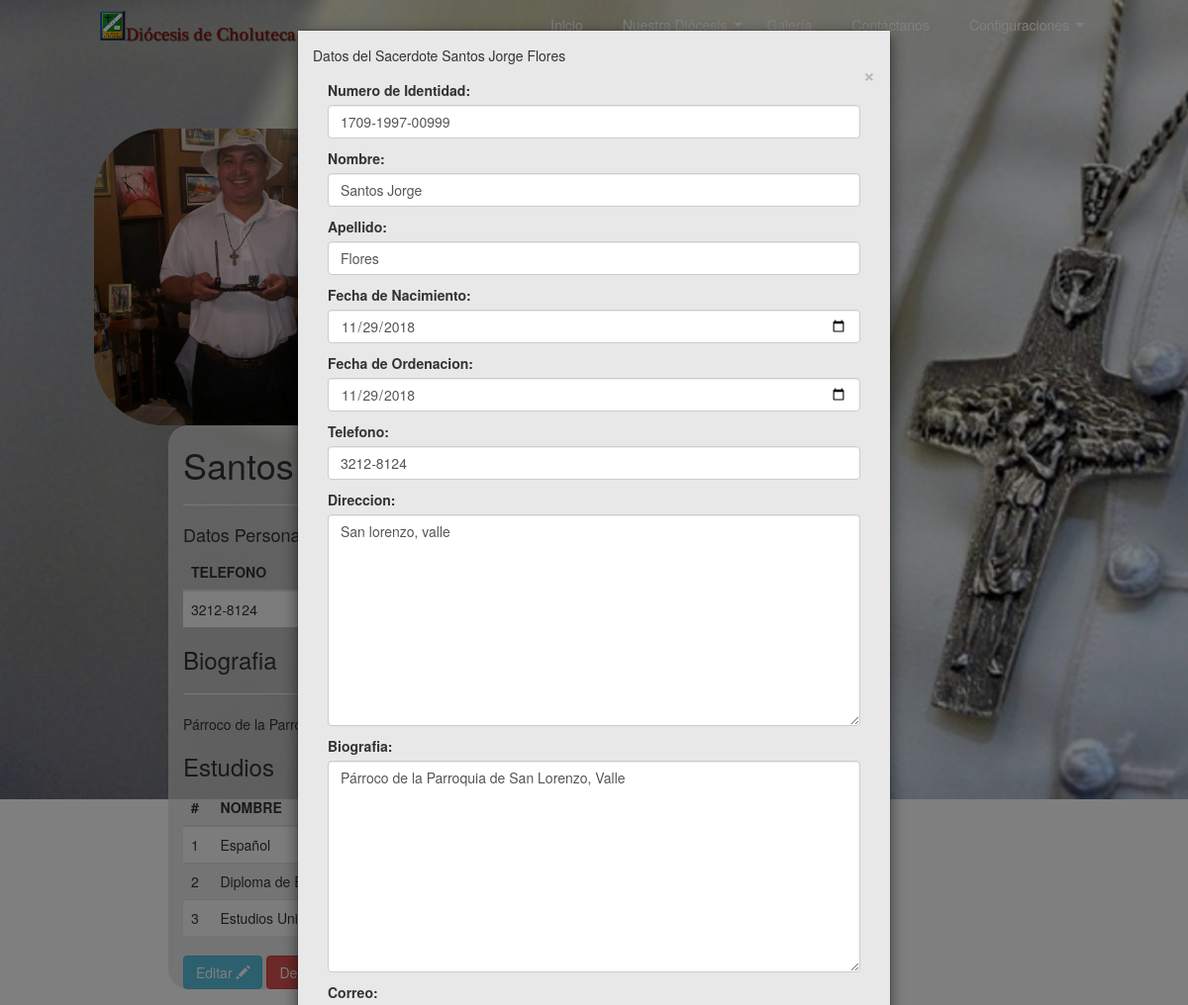
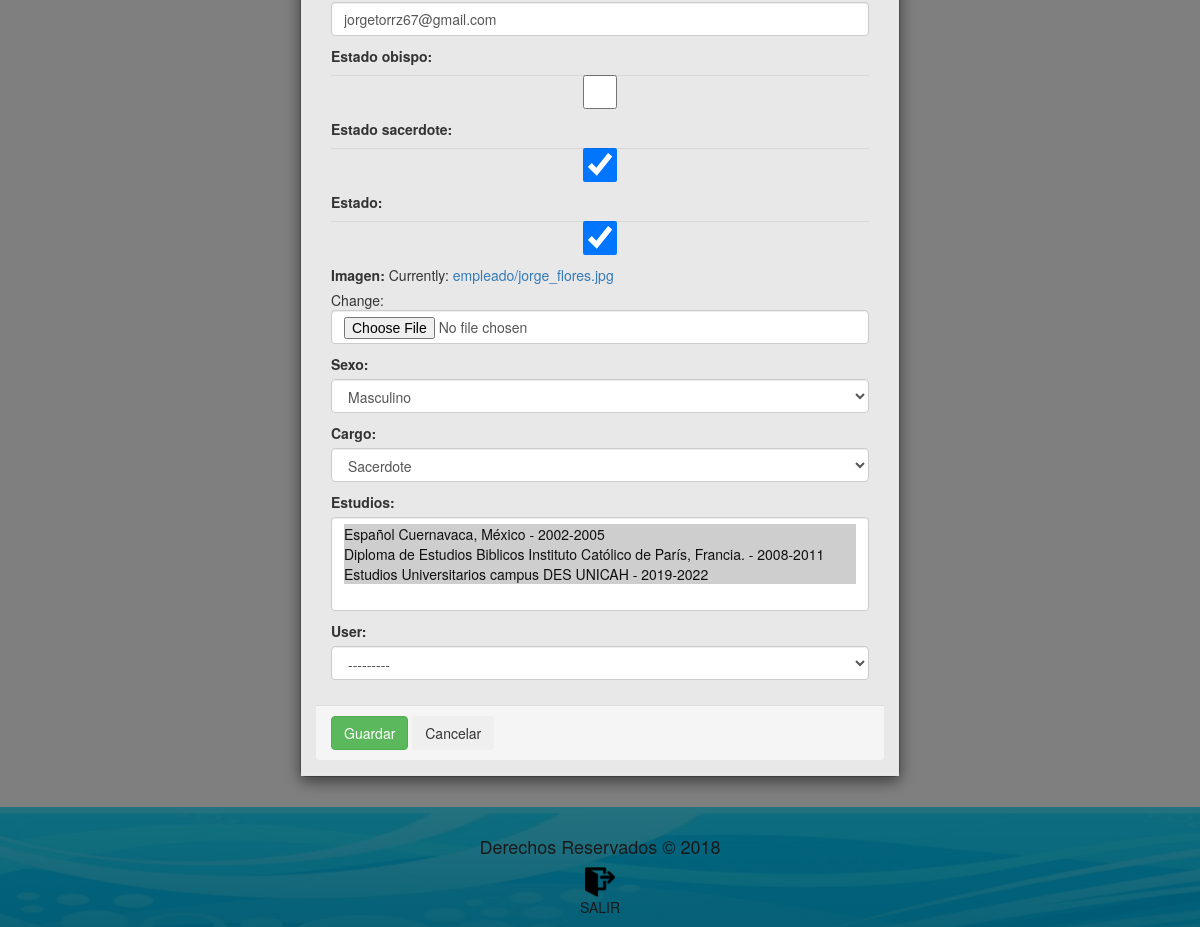
Page /principal/sacerdote/10/ (signed in) on the committed database (2 pictures, top to bottom).
### principal/models.py (models this page shows, shortened)
@python_2_unicode_compatible
class Empleado(models.Model):
	SEXOS = (
		('1', 'Masculino'),
		('2', 'Femenino')
	)
	numero_identidad = models.CharField(max_length=15,verbose_name='Numero de Identidad')
	nombre =models.CharField(max_length=30)
	apellido =models.CharField(max_length=30)
	fecha_nac =  models.DateField(verbose_name='Fecha de Nacimiento')
	fecha_ord =  models.DateField(verbose_name='Fecha de Ordenacion',null=True,blank=True)
	telefono = models.CharField(max_length=20)
	direccion = models.TextField()
	biografia = models.TextField(null=True,blank=True)
	correo = models.EmailField()
	estado_obispo= models.BooleanField(default=False)
	estado_sacerdote= models.BooleanField(default=False)
	estado= models.BooleanField(default=True)
	imagen = models.ImageField(upload_to = 'empleado')
	sexo = models.CharField(max_length=10, choices=SEXOS)
	cargo = models.ForeignKey(Cargo)
	estudios= models.ManyToManyField(Estudio)
	user = models.OneToOneField(User,null=True,blank=True)

@python_2_unicode_compatible
class  Estudio(models.Model):
	nombre = models.CharField(max_length=30)
	lugar = models.CharField(max_length=50)
	periodo = models.CharField(max_length=20)
	def __str__(self):
		return "{} {} - {}" .format(self.nombre,self.lugar,self.periodo)

@python_2_unicode_compatible
class  Cargo(models.Model):
	cargo = models.CharField(max_length=20)
	def __str__(self):
		return self.cargo

### principal/views.py (the view)
# urls.py: url(r'^sacerdote/(?P<pk>\d+)/$', views.sacerdote_editar, name='sacerdote_editar'),
@login_required
def sacerdote_editar(request, pk):
	empleado= Empleado.objects.get(pk=int(pk))
	form = EmpleadoForm(instance=empleado)
	for field in form.fields:
		form.fields[field].widget.attrs['class']='form-control'
	data ={
		'form':form,
		'pk':pk,
		'abrir':True,
		'empleado':empleado
	}
	return render(request, 'sacerdote_ver.html',data )

### principal/forms.py
class EmpleadoForm(ModelForm):
	class Meta:
		model = Empleado
		fields = '__all__'
		widgets = {
			'fecha_nac': forms.DateInput(attrs={
				'type': 'date'}),
			'fecha_ord': forms.DateInput(attrs={
				'type': 'date'}),
			'telefono': forms.TextInput(attrs={
				'placeholder': '9999-9999'})
		}

### principal/templates/sacerdote_ver.html (shortened to what this page needs)
{% extends "base.html" %}
{% block contenido %}
	<div class="container row" id="sss">
		<div id="add_Obispo">
			<div class="col-md-3" id="guyimg">
				<img src="/media/{{empleado.imagen}}" alt="...">
			</div>
			<div class="bio col-md-8" style="margin-left: 90px;">
				<h1>{{empleado.nombre}} {{empleado.apellido}}</h1>
				<h4>Datos Personales del Sacerdote</h4>
				<table class="table table-striped">
					<thead>
						<tr>
							<th>TELEFONO</th>
							<th>DIRECCION</th>
							<th>CORREO</th>
							<th>FECHA ORDENACION</th>
						</tr>
					</thead>
					<tbody>
						<tr>
							<td>{{empleado.telefono}}</td>
							<td>{{empleado.direccion}} </td>
							<td>{{empleado.correo}}</td>
							<td>{{empleado.fecha_ord}}</td>
						</tr>
					</tbody>
				</table>
				<h3>Biografia</h3>
				<p>{{empleado.biografia}}</p>
				<h3>Estudios</h3>
				<table class="table table-striped">
					<thead>
						<tr>
							<th>#</th>
							<th>NOMBRE</th>
							<th>LUGAR</th>
							<th>PERIODO</th>
						</tr>
					</thead>
					<tbody>
						{% for e in empleado.estudios.all%}
							<tr>
								<td>{{forloop.counter}}</td>
								<td>{{e.nombre}} </td>
								<td>{{e.lugar}}</td>
								<td>{{e.periodo}}</td>
							</tr>
						{% empty %}
							<div class="alert alert-danger" role="alert">
								<p>
									No hay Estudios
								</p>
							</div>
						{% endfor %}
					</tbody>
				</table>
				{% if request.user.is_staff %}
					<a href="{% url 'principal:sacerdote_editar' empleado.id %}"
					   class="btn btn-info"
					   >Editar <span class="glyphicon glyphicon-pencil"></span></a>
					<button data-toggle="modal"
							data-target="#confirm-delete"
							class="btn btn-danger">
							Desactivar
					</button>
				{% endif %}
			</div>
		</div>
	</div>
	<div class="modal fade" id="formSacerdote" tabindex="-1" role="dialog" aria-labelledby="exampleModalLabel" aria-hidden="true">
		<div class="modal-dialog" role="document">
		    <div class="modal-content">
		     	<div class="modal-header">
		        	<h5 class="modal-title" id="exampleModalLabel">Datos del Sacerdote {{empleado.nombre}} {{empleado.apellido}} </h5>
		        	<button type="button" class="close" data-dismiss="modal" aria-label="Close">
		         		<span aria-hidden="true">&times;</span>
		       		</button>
			        <form action="{% url 'principal:sacerdote_editar_guardar' empleado.id %}"
							method="post" enctype="multipart/form-data">
				        	<div class="panel-body">
					        	{{ form.as_p }}
					        </div>
					        <div class="panel-footer">
					        	<input type="submit" class="btn btn-success" value="Guardar">
					        	<button type="button" class="btn btn-secondary" data-dismiss="modal">Cancelar</button>
					        </div>
			        </form>
		    	</div>
		    </div>
		</div>
	</div>
{% endblock %}

### global_static/css/estilos.css (style rules this page uses)
html, body { margin: 0; padding: 0; width: 100%; }
body { font-family: "Helvetica Neue",sans-serif, Arial; font-weight: lighter; }
#sss { background: url(../img/123.jpg) no-repeat; padding-top: 130px; padding-left: 80px; padding-right: 80px; margin: 0 auto; height: 100vh; width: 100%; }
.bio { background: rgba(224,224,224,0.7); border-radius: 20px; text-align: justify; }
#guyimg img { height: 300px; border-radius: 70px; }
.modal-header { background: #E8E8E8; }
* { margin: 0; padding: 0; box-sizing:border-box; }
body { background: #DBDBDB; font-family: 'Open sans'; }

### rows in the picture
Empleado: imagen (picture), nombre "Santos Jorge", telefono "3212-8124", biografia "Párroco de la…", apellido "Flores", numero_identidad "1709-1997-00999", direccion "San lorenzo, valle", biografia "Párroco de la Parroquia de San Lorenzo, Valle", correo "jorgetorrz67@gmail.com"
Estudio: nombre "Español"
Estudio: nombre "Diploma de…"
Estudio: nombre "Estudios Universitarios"
Cargo: cargo "Sacerdote"
